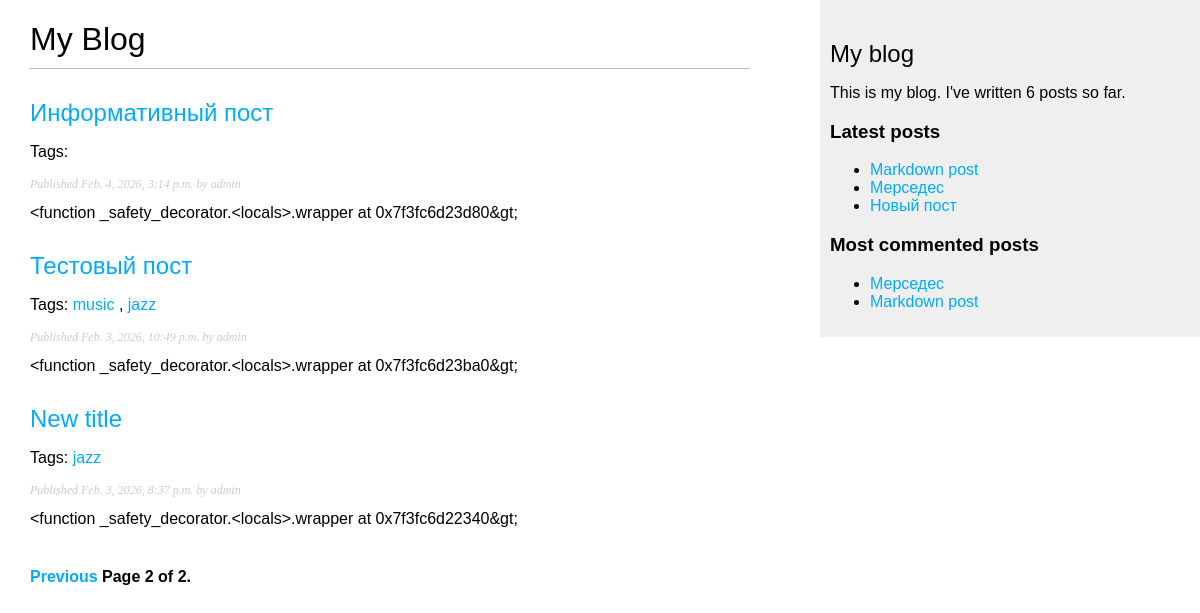
The page /blog/?page=2 (signed in) on the database its author committed.
### blog/models.py (models this page shows, shortened)
class Post(models.Model):
    class Status(models.TextChoices):
        DRAFT = 'DF', 'Draft'
        PUBLISHED = 'PB', 'Published'
    title = models.CharField(max_length=255)
    slug = models.SlugField(max_length=250, unique_for_date='publish')
    author = models.ForeignKey(User, on_delete=models.CASCADE, related_name='blog_posts')
    body = models.TextField()
    publish = models.DateTimeField(default=timezone.now())
    created = models.DateTimeField(auto_now_add=True)
    updated = models.DateTimeField(auto_now=True)
    status = models.CharField(max_length=2, choices=Status.choices, default=Status.DRAFT)
    objects = models.Manager()
    published = PublishedManager()
    tags = TaggableManager()
    def get_absolute_url(self):
        return reverse('blog:post_detail', args=[self.publish.year, self.publish.month, self.publish.day, self.slug])
    class Meta:
        ordering = ['-publish']
        indexes = [
            models.Index(fields=['-publish']),
        ]

### blog/views.py (the view)
# urls.py: path('', views.post_list, name='post_list'),
def post_list(request, tag_slug=None):
    post_list = Post.published.all()
    tag = None
    if tag_slug:
        tag = get_object_or_404(Tag, slug=tag_slug)
        post_list = post_list.filter(tags=tag)
    paginator = Paginator(post_list, 3)
    page_number = request.GET.get('page', 1)
    try:
        posts = paginator.page(page_number)
    except PageNotAnInteger:
        posts = paginator.page(1)
    except EmptyPage:
        posts = paginator.page(paginator.num_pages)
    return render(request,
                  'blog/post/list.html',{'posts': posts, 'tag': tag})

### blog/models.py (called while the page is built)
    def get_queryset(self):
        return super().get_queryset().filter(status=Post.Status.PUBLISHED)

### blog/templatetags/blog_tags.py (called while the page is built)
@register.simple_tag
def total_posts():
    return Post.published.count()

@register.inclusion_tag('blog/post/latest_posts.html')
def show_latest_posts(count=5):
    latest_posts = Post.published.order_by('-publish')[:count]
    return {'latest_posts': latest_posts}

@register.simple_tag
def get_most_commented_posts(count=5):
    return Post.published.annotate(total_comments=Count('comments')).exclude(total_comments=0).order_by('-total_comments')[:count]

@register.filter(name='markdown')
def markdown_format(text):
    clean_text = nh3.clean(markdown.markdown(text))
    return mark_safe(clean_text)

### templates/blog/post/list.html (shortened to what this page needs)
{% extends 'blog/base.html' %}
{% load blog_tags %}
{% block content %}
    <h1>My Blog</h1>
    {% for post in posts %}
        <h2>
            <a href="{{ post.get_absolute_url }}">{{ post.title }}</a>
        </h2>
        <p class="tags">
            Tags:
            {% for tag in post.tags.all %}
                <a href="{% url 'blog:post_list_by_tag' tag.slug %}">
                    {{ tag.name }}
                </a>
                {% if not forloop.last %}, {% endif %}
            {% endfor %}
        </p>
        <p class="date">
            Published {{ post.publish }} by {{ post.author }}
        </p>
        {{ post.body|markdown|truncatewords_html:30 }}
    {% endfor %}
    {% include 'pagination.html' with page=posts %}
{% endblock %}

### templates/blog/base.html (shortened to what this page needs)
{% load blog_tags %}
{% load static %}
<!DOCTYPE html>
<html lang="en">
<head>
    <link rel="stylesheet" href="{% static 'css/blog.css' %}">
</head>
<body>
    <div id="content">
        {% block content %}
        {% endblock %}
    </div>
    <div id="sidebar">
        <h2>My blog</h2>
        <p>
            This is my blog.
            I've written {% total_posts %} posts so far.
        </p>
        <h3>Latest posts</h3>
        {% show_latest_posts 3 %}
        <h3>Most commented posts</h3>
        {% get_most_commented_posts as most_commented_posts %}
        <ul>
            {% for post in most_commented_posts %}
            <li>
                <a href="{{ post.get_absolute_url }}">{{ post.title }}</a>
            </li>
            {% endfor %}
        </ul>
    </div>
</body>
</html>

### templates/blog/post/latest_posts.html
<ul>
	{% for post in latest_posts %}
		<li>
			<a href="{{ post.get_absolute_url }}">{{ post.title }}</a>
		</li>
	{% endfor %}
</ul>

### blog/static/css/blog.css (style rules this page uses)
body { margin: 0; padding: 0; font-family: Helvetica, sans-serif; }
a { color: #00abff; text-decoration: none; }
h1 { font-weight: normal; border-bottom: 1px solid #bbb; padding: 0 0 10px 0; }
h2 { font-weight: normal; margin: 30px 0 0; }
#content { float: left; width: 60%; padding: 0 0 0 30px; }
#sidebar { float: right; width: 30%; padding: 10px; background: #efefef; height: 100%; }
p.date { color: #ccc; font-family: georgia, serif; font-size: 12px; font-style: italic; }

### rows shown on the page
Post: title "Информативный пост", publish "Feb. 4, 2026, 3:14 p.m.", author "admin", body "<function _safety_decorator.<locals>.wrapper at 0x7f3fc6d23d80&gt;"
Post: title "Тестовый пост", publish "Feb. 3, 2026, 10:49 p.m.", author "admin", body "<function _safety_decorator.<locals>.wrapper at 0x7f3fc6d23ba0&gt;"
Tag: name "music"
Tag: name "jazz"
Post: title "New title", publish "Feb. 3, 2026, 8:37 p.m.", author "admin", body "<function _safety_decorator.<locals>.wrapper at 0x7f3fc6d22340&gt;"
Post: title "Markdown post"
Post: title "Мерседес"
Post: title "Новый пост"

### other values the page prints
{{ page.number }} "2"
{{ page.paginator.num_pages }} "2"
